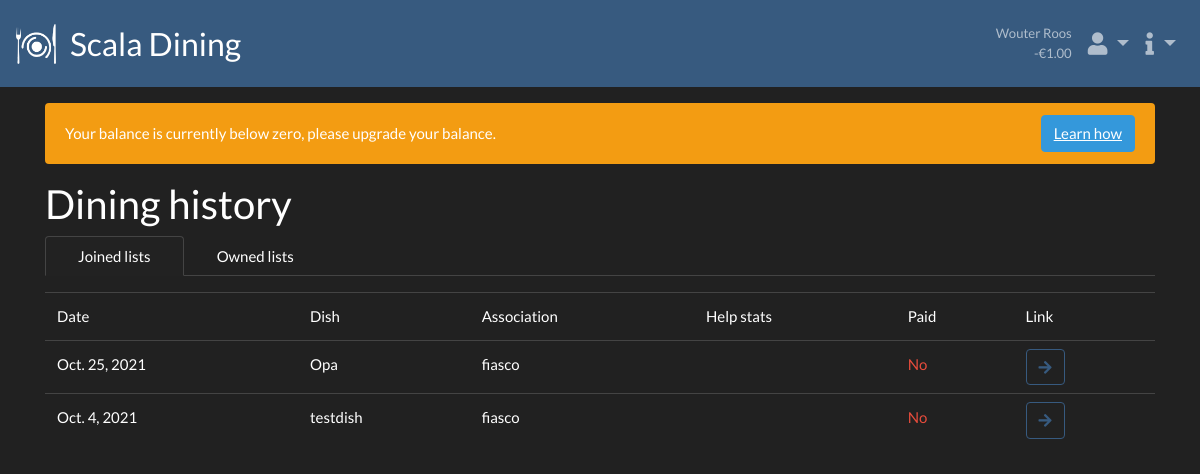
/accounts/statistics/joined/ (signed in), run on the app's committed database.
### userdetails/models.py (models this page shows, shortened)
class User(AbstractUser):
    email = models.EmailField("email address", unique=True)
    def __str__(self):
        return "{} {}".format(self.first_name, self.last_name).strip() or "@{}".format(self.username)
    @cached_property
    def boards(self):
        return Association.objects.filter(user=self).all()
    @cached_property
    def requires_action(self):
        for board in self.boards:
            if board.requires_action:
                return True
        return False
    @cached_property
    def requires_information_updates(self):
        from general.views import SiteUpdateView
        return SiteUpdateView.has_new_update(self)
    @cached_property
    def requires_information_rules(self):
        from general.views import RulesPageView
        return RulesPageView.has_new_update(self)
    def has_any_perm(self):
        for group in self.groups.all():
            if group.permissions.count() > 0:
                return True
        if self.user_permissions.count() > 0:
            return True
        return False
    def has_admin_site_access(self):
        return self.is_active and (self.has_any_perm() or self.is_superuser)
    def get_verified_memberships(self):
        return self.usermembership_set.filter(is_verified=True)
    def has_min_balance_exception(self):
        exceptions = [membership.association.has_min_exception for membership in self.get_verified_memberships()]
        return True in exceptions

class Association(Group):
    slug = models.SlugField(max_length=10)
    image = models.ImageField(blank=True, null=True)
    icon_image = models.ImageField(blank=True, null=True)
    is_choosable = models.BooleanField(default=True,
                                       help_text="If checked, this association can be chosen as membership by users.")
    has_min_exception = models.BooleanField(default=False,
                                            help_text="If checked, this association has an exception to the minimum balance.")
    social_app = models.ForeignKey(SocialApp, on_delete=models.PROTECT, null=True, blank=True,
                                   help_text="A user automatically becomes member of the association "
                                             "if they sign up using this social app.")
    balance_update_instructions = models.TextField(max_length=512, default="to be defined")
    has_site_stats_access = models.BooleanField(default=False)

### creditmanagement/models.py (models this page shows, shortened)
class Account(models.Model):
    user = models.OneToOneField(User, on_delete=models.CASCADE, blank=True, null=True)
    association = models.OneToOneField(Association, on_delete=models.CASCADE, blank=True, null=True)
    SPECIAL_ACCOUNTS = [
        ('kitchen_cost', 'Kitchen cost'),
    ]
    SPECIAL_ACCOUNT_DESCRIPTION = {
        'kitchen_cost': "Account which receives the kitchen payments. "
                        "The balance indicates the money that is payed for kitchen usage "
                        "(minus withdraws from this account).",
    }
    special = models.CharField(max_length=30, unique=True, blank=True, null=True, default=None, choices=SPECIAL_ACCOUNTS)
    def get_balance(self) -> Decimal:
        tx = Transaction.objects.filter_valid()
        source_sum = tx.filter(source=self).aggregate(sum=Sum('amount'))['sum'] or Decimal('0.00')
        target_sum = tx.filter(target=self).aggregate(sum=Sum('amount'))['sum'] or Decimal('0.00')
        return target_sum - source_sum
    get_balance.short_description = "Balance"  # (used in admin site)

### dining/models.py (models this page shows, shortened)
class DiningEntry(models.Model):
    dining_list = models.ForeignKey(DiningList, on_delete=models.PROTECT, related_name='dining_entries')
    user = models.ForeignKey(User, on_delete=models.PROTECT)
    created_by = models.ForeignKey(User, on_delete=models.PROTECT, related_name='created_dining_entries')
    transaction = models.OneToOneField(Transaction, on_delete=models.PROTECT, null=True, blank=True)
    has_paid = models.BooleanField(default=False)

class DiningWork(models.Model):
    w_id = models.AutoField(primary_key=True)
    has_shopped = models.BooleanField(default=False)
    has_cooked = models.BooleanField(default=False)
    has_cleaned = models.BooleanField(default=False)

class DiningEntryUser(DiningEntry, DiningWork):
    def clean(self):
        if not self.pk and hasattr(self, 'user') and hasattr(self, 'dining_list'):
            if DiningEntryUser.objects.filter(user=self.user, dining_list=self.dining_list).exists():
                raise ValidationError("User is already on the dining list")

class DiningEntry(models.Model):
    dining_list = models.ForeignKey(DiningList, on_delete=models.PROTECT, related_name='dining_entries')
    user = models.ForeignKey(User, on_delete=models.PROTECT)
    created_by = models.ForeignKey(User, on_delete=models.PROTECT, related_name='created_dining_entries')
    transaction = models.OneToOneField(Transaction, on_delete=models.PROTECT, null=True, blank=True)
    has_paid = models.BooleanField(default=False)

class DiningList(models.Model):
    date = models.DateField()
    """Todo: the date+association combination determines the URL. This makes it impossible to have multiple dining lists
    of the same association on the same day. Probably need to change that"""
    association = models.ForeignKey(Association, on_delete=models.PROTECT)
    owners = models.ManyToManyField(settings.AUTH_USER_MODEL, related_name='owned_dining_lists',
                                    help_text='Owners can manage the dining list.')
    sign_up_deadline = models.DateTimeField(help_text="The time before users need to sign up.")
    serve_time = models.TimeField(default=time(18, 00))
    dish = models.CharField(default="", max_length=100, blank=True, help_text="The dish made")
    adjustable_duration = models.DurationField(
        default=settings.TRANSACTION_PENDING_DURATION,
        help_text="The amount of time the dining list can be adjusted after its date")
    limit_signups_to_association_only = models.BooleanField(
        default=False, help_text="Whether only members of the given association can sign up")
    kitchen_cost = models.DecimalField(decimal_places=2, verbose_name="kitchen cost per person", max_digits=10,
                                       default=settings.KITCHEN_COST, validators=[MinValueValidator(Decimal('0.00'))])
    dining_cost = models.DecimalField(decimal_places=2, verbose_name="dinner cost per person", max_digits=5,
                                      blank=True, null=True, default=None,
                                      validators=[MinValueValidator(Decimal('0.00'))])
    auto_pay = models.BooleanField(default=False)
    payment_link = models.CharField(blank=True, max_length=100, help_text="Link for payment, e.g. a Tikkie link.")
    min_diners = models.IntegerField(default=4, validators=[MaxValueValidator(settings.MAX_SLOT_DINER_MINIMUM)])
    max_diners = models.IntegerField(default=20, validators=[MinValueValidator(settings.MIN_SLOT_DINER_MAXIMUM)])
    diners = models.ManyToManyField(User, through='DiningEntry', through_fields=('dining_list', 'user'))
    objects = DiningListManager()
    def is_adjustable(self):
        """Whether the dining list has not expired and can still be modified."""
        days_since_date = (self.date + self.adjustable_duration)
        return days_since_date >= timezone.now().date()
    is_adjustable.boolean = True
    def get_absolute_url(self):
        from django.shortcuts import reverse
        slug = self.association.slug
        d = self.date
        return reverse('slot_details', kwargs={'year': d.year, 'month': d.month, 'day': d.day, 'identifier': slug})

### userdetails/views.py (the view)
# urls.py: path('joined/', DiningJoinHistoryView.as_view(), name='history_lists'),
class DiningJoinHistoryView(LoginRequiredMixin, ListView):
    context = {}
    template_name = "accounts/user_history_joined.html"
    paginate_by = 20
    def get_queryset(self):
        return DiningEntryUser.objects.filter(user=self.request.user).order_by('-dining_list__date')

### creditmanagement/models.py (called while the page is built)
    def filter_valid(self):
        return self.filter(cancelled__isnull=True)

### creditmanagement/templatetags/credit_tags.py (called while the page is built)
@register.filter
def euro(value):
    amount = "{:.2f}".format(abs(value))
    v = "{}€{}".format('-' if value < 0 else '', amount)
    return mark_safe(v)

### general/models.py (called while the page is built)
    @classmethod
    def __get_page_int__(cls, page_name):
        page_name = page_name.lower()
        if page_name == "updates":
            return 1
        if page_name == "rules":
            return 2
        return None

    @classmethod
    def get_latest_visit(cls, page_name, user, update=False):
        if update:
            latest_visit_obj, created = cls.objects.get_or_create(user=user, page=cls.__get_page_int__(page_name))
        else:
            try:
                latest_visit_obj = cls.objects.get(user=user, page=cls.__get_page_int__(page_name))
            except cls.DoesNotExist:
                return None
        timestamp = latest_visit_obj.timestamp
        if update:
            latest_visit_obj.timestamp = timezone.now()
            latest_visit_obj.save()
        return timestamp

### general/views.py (called while the page is built)
    @staticmethod
    def has_new_update(user):
        visit_timestamp = PageVisitTracker.get_latest_visit('updates', user)
        if visit_timestamp is None:
            return False
        return SiteUpdate.objects.latest('date').date > visit_timestamp

    @staticmethod
    def has_new_update(user):
        visit_timestamp = PageVisitTracker.get_latest_visit('rules', user)
        if visit_timestamp is None:
            return False
        return RulesPageView.change_date > visit_timestamp

### scaladining/context_processors.py (called while the page is built)
def scala(request):
    return {'MINIMUM_BALANCE_FOR_DINING_SIGN_UP': settings.MINIMUM_BALANCE_FOR_DINING_SIGN_UP}

### assets/templates/accounts/user_history_joined.html (shortened to what this page needs)
{% extends 'accounts/user_history_base.html' %}
{% block tab_joined %} active{% endblock %}
{% block details %}
    <div class="table-responsive">
        <table class="table table-hover">
            <thead>
            <tr class="">
                <td>Date</td>
                <td>Dish</td>
                <td>Association</td>
                <td>Help stats</td>
                <td>Paid</td>
                <td>Link</td>
            </tr>
            </thead>
            <tbody>
            {% for entry in object_list %}
                <tr>
                    <td>
                        {{ entry.dining_list.date }}
                    </td>
                    <td>
                        {{ entry.dining_list.dish }}
                    </td>
                    <td>
                        {{ entry.dining_list.association.slug }}
                    </td>
                    <td>
                    </td>
                    <td>
                        {% if entry.has_paid %}
                            <span class="text-success">Yes</span>
                        {% else %}
                            <span class="text-danger">No</span>
                        {% endif %}
                    </td>
                    <td class="py-2">
                        <a class="btn btn-outline-primary" href="{{ entry.dining_list.get_absolute_url }}">
                            <i class="fas fa-arrow-right"></i>
                        </a>
                    </td>
                </tr>
            {% endfor %}
            </tbody>
        </table>
    </div>
{% endblock %}

### assets/templates/base.html (shortened to what this page needs)
{% extends 'base_no_navbar.html' %}
{% load credit_tags %}
{% load static %}
{% block body %}
    <nav class="navbar navbar-expand navbar-dark bg-primary">
        <a href="{% url 'index' %}" class="navbar-brand mr-auto">
            <img src="{% static "images/Scala_dining.png" %}" height="40" alt="Scala Dining">
            <span class="h3 d-none d-lg-inline"
                  style="line-height: 40px; vertical-align: middle; margin: 0 0 0 10px"> Scala Dining</span>
        </a>
        {% with justify="d-flex justify-content-between align-items-center" %}
            {% if user.is_authenticated %}
                <span class="navbar-text small text-right px-2">
                    {{ user }}<br>
                    {{ user.account.get_balance|euro }}
                </span>
                <div class="navbar-nav">
                    <div class="nav-item dropdown">
                        <a class="nav-link dropdown-toggle h4 mb-0" href="#" data-toggle="dropdown">
                            <i class="fas fa-user"></i>
                        </a>
                    </div>
                    <div class="nav-item dropdown">
                        <a class="nav-link dropdown-toggle h4 mb-0" href="#" data-toggle="dropdown">
                            <i class="fas fa-info"></i>
                        </a>
                    </div>
                </div>
            {% endif %}
        {% endwith %}
    </nav>
    <div class="container mt-3 mb-5">
        {% include 'snippets/negative_balance_alert.html' %}
        {% block content %}{% endblock %}
    </div>
{% endblock %}

### assets/static/css/custom.css (style rules this page uses)
body { background-color: #212121; }

### data on the page
User: first_name+last_name "Wouter Roos", account.get_balance|euro "-€1.00"
DiningEntryUser: dining_list "Oct. 25, 2021", dining_list.dish "Opa", dining_list.association.slug "fiasco"
DiningEntryUser: dining_list "Oct. 4, 2021", dining_list.dish "testdish", dining_list.association.slug "fiasco"
